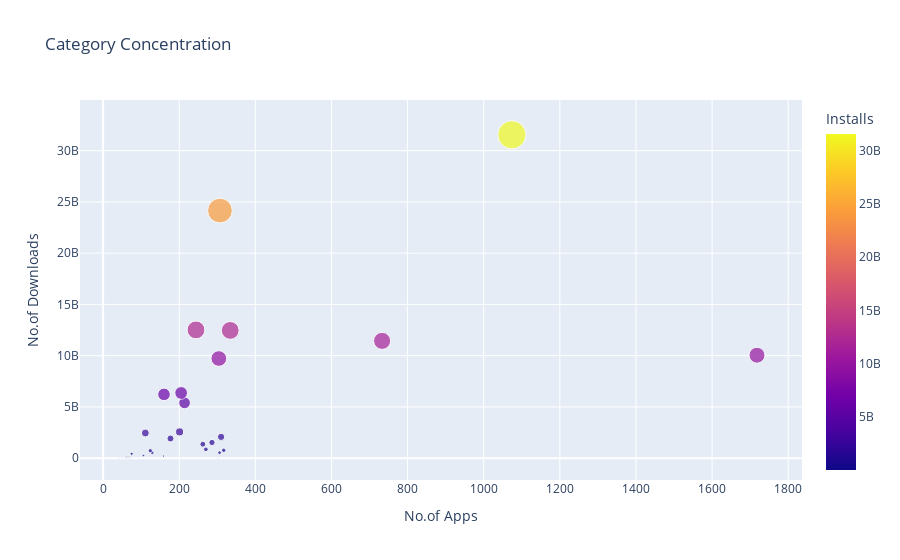

Notebook code cell kept with this figure:
### Code cell
# Setting up Coordinates:
DATA_FRAME = category_merged_df
X_COR = "App"
Y_COR = "Installs"

# Setting up labels:
TITLE = "Category Concentration"
X_LABEL = "No.of Apps"
Y_LABEL = "No.of Downloads"

# Plotting the Graph:
scatter = px.scatter(
    data_frame=DATA_FRAME,
    title=TITLE,
    x=X_COR,
    y=Y_COR,
    size=Y_COR,
    color=Y_COR,
    color_continuous_scale="plasma",
    hover_name=category_merged_df.index,
)


# Styling the graph:
scatter.update_layout(
    xaxis_title=X_LABEL,
    yaxis_title=Y_LABEL,
)

scatter.show()

### Figure 1 — Plotly figure (JSON) as saved in the notebook; plotly's stock layout.template omitted (floating-point values rounded to 4 significant figures)
{"data": [{"hovertemplate": "<b>%{hovertext}</b><br><br>App=%{x}<br>Installs=%{marker.color}<extra></extra>", "hovertext": ["ART_AND_DESIGN", "AUTO_AND_VEHICLES", "BEAUTY", "BOOKS_AND_REFERENCE", "BUSINESS", "COMICS", "COMMUNICATION", "DATING", "EDUCATION", "ENTERTAINMENT", "EVENTS", "FAMILY", "FINANCE", "FOOD_AND_DRINK", "GAME", "HEALTH_AND_FITNESS", "HOUSE_AND_HOME", "LIBRARIES_AND_DEMO", "LIFESTYLE", "MAPS_AND_NAVIGATION", "MEDICAL", "NEWS_AND_MAGAZINES", "PARENTING", "PERSONALIZATION", "PHOTOGRAPHY", "PRODUCTIVITY", "SHOPPING", "SOCIAL", "SPORTS", "TOOLS", "TRAVEL_AND_LOCAL", "VIDEO_PLAYERS", "WEATHER"], "legendgroup": "", "marker": {"color": [124233100, 53129800, 26916200, 1916291655, 863518120, 56036100, 24152241530, 206522410, 533852000, 2455660000, 15949410, 10041130590, 770312400, 257777750, 31543862717, 1361006220, 125082000, 62083000, 534742120, 724267560, 42162676, 5393110650, 31116110, 2074352930, 9721243130, 12463070180, 2563331540, 12513841475, 1528531465, 11440724500, 6361859300, 6221897200, 426096500], "coloraxis": "coloraxis", "size": [124233100, 53129800, 26916200, 1916291655, 863518120, 56036100, 24152241530, 206522410, 533852000, 2455660000, 15949410, 10041130590, 770312400, 257777750, 31543862717, 1361006220, 125082000, 62083000, 534742120, 724267560, 42162676, 5393110650, 31116110, 2074352930, 9721243130, 12463070180, 2563331540, 12513841475, 1528531465, 11440724500, 6361859300, 6221897200, 426096500], "sizemode": "area", "sizeref": 78860000.0, "symbol": "circle"}, "mode": "markers", "name": "", "orientation": "v", "showlegend": false, "type": "scatter", "x": [62, 73, 42, 177, 270, 58, 307, 159, 129, 111, 45, 1718, 317, 106, 1074, 262, 68, 65, 306, 124, 302, 214, 50, 310, 304, 334, 201, 244, 286, 733, 205, 160, 75], "xaxis": "x", "y": [124233100, 53129800, 26916200, 1916291655, 863518120, 56036100, 24152241530, 206522410, 533852000, 2455660000, 15949410, 10041130590, 770312400, 257777750, 31543862717, 1361006220, 125082000, 62083000, 534742120, 724267560, 42162676, 5393110650, 31116110, 2074352930, 9721243130, 12463070180, 2563331540, 12513841475, 1528531465, 11440724500, 6361859300, 6221897200, 426096500], "yaxis": "y"}], "layout": {"coloraxis": {"colorbar": {"title": {"text": "Installs"}}, "colorscale": [[0, "#0d0887"], [0.1111, "#46039f"], [0.2222, "#7201a8"], [0.3333, "#9c179e"], [0.4444, "#bd3786"], [0.5556, "#d8576b"], [0.6667, "#ed7953"], [0.7778, "#fb9f3a"], [0.8889, "#fdca26"], [1, "#f0f921"]]}, "legend": {"itemsizing": "constant", "tracegroupgap": 0}, "title": {"text": "Category Concentration"}, "xaxis": {"anchor": "y", "domain": [0, 1], "title": {"text": "No.of Apps"}}, "yaxis": {"anchor": "x", "domain": [0, 1], "title": {"text": "No.of Downloads"}}}}
